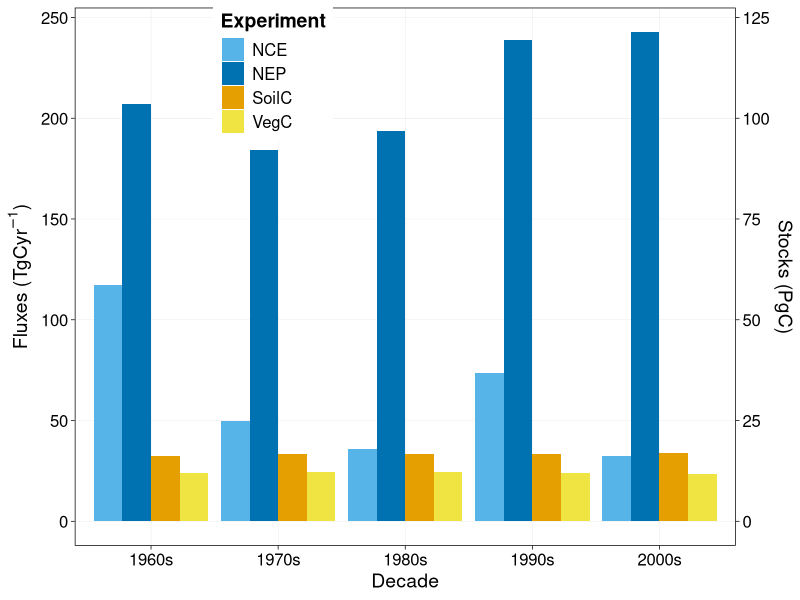
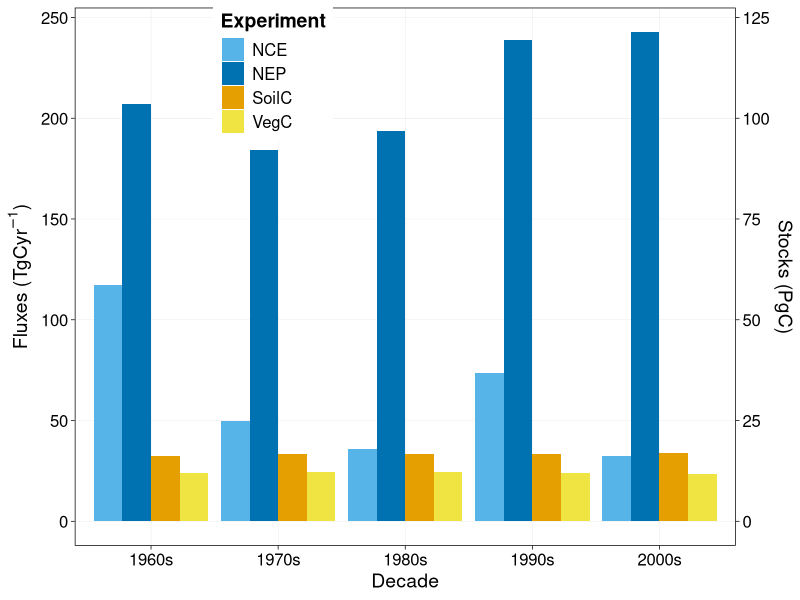

These figures' R source, in order:
### read in files
vegcDF <- read.csv("input/VEGC.csv")
nceDF <- read.csv("input/NCE.csv")
stDF <- read.csv("input/STOCKS.csv")
nepDF <- read.csv("input/NEP.csv")


### plotting settings
# two nice color palette for color blind
# The palette with grey:
cbPalette <- c("#999999", "#E69F00", "#56B4E9",
               "#009E73", "#F0E442", "#0072B2", "#D55E00", "#CC79A7")

# The palette with black:
cbbPalette <- c("#000000", "#E69F00", "#56B4E9", 
                "#009E73", "#F0E442", "#0072B2", "#D55E00", "#CC79A7")

require(ggplot2)
require(gridExtra)

# create decadal time series
d <- c("1960s", "1970s", "1980s", "1990s", "2000s")
dDF1 <- data.frame(d, NA, NA)
colnames(dDF1) <- c("Decade", "NCE", "Experiment")

dDF4 <- dDF3 <- dDF2 <- dDF1


dDF1[dDF1$Decade == "1960s", "NCE"] <- mean(nceDF[nceDF$year >=1961 & nceDF$year <= 1970, "LCLUC_2011"])
dDF1[dDF1$Decade == "1970s", "NCE"] <- mean(nceDF[nceDF$year >=1971 & nceDF$year <= 1980, "LCLUC_2011"])
dDF1[dDF1$Decade == "1980s", "NCE"] <- mean(nceDF[nceDF$year >=1981 & nceDF$year <= 1990, "LCLUC_2011"])
dDF1[dDF1$Decade == "1990s", "NCE"] <- mean(nceDF[nceDF$year >=1991 & nceDF$year <= 2000, "LCLUC_2011"])
dDF1[dDF1$Decade == "2000s", "NCE"] <- mean(nceDF[nceDF$year >=2001 & nceDF$year <= 2010, "LCLUC_2011"])

dDF1$Experiment <- "LULCC"

dDF2[dDF2$Decade == "1960s", "NCE"] <- mean(nceDF[nceDF$year >=1961 & nceDF$year <= 1970, "LCLUC_NOTIMBER"])
dDF2[dDF2$Decade == "1970s", "NCE"] <- mean(nceDF[nceDF$year >=1971 & nceDF$year <= 1980, "LCLUC_NOTIMBER"])
dDF2[dDF2$Decade == "1980s", "NCE"] <- mean(nceDF[nceDF$year >=1981 & nceDF$year <= 1990, "LCLUC_NOTIMBER"])
dDF2[dDF2$Decade == "1990s", "NCE"] <- mean(nceDF[nceDF$year >=1991 & nceDF$year <= 2000, "LCLUC_NOTIMBER"])
dDF2[dDF2$Decade == "2000s", "NCE"] <- mean(nceDF[nceDF$year >=2001 & nceDF$year <= 2010, "LCLUC_NOTIMBER"])

dDF2$Experiment <- "NOTIMBER"


dDF3[dDF3$Decade == "1960s", "NCE"] <- mean(nceDF[nceDF$year >=1961 & nceDF$year <= 1970, "LCLUC_CONST"])
dDF3[dDF3$Decade == "1970s", "NCE"] <- mean(nceDF[nceDF$year >=1971 & nceDF$year <= 1980, "LCLUC_CONST"])
dDF3[dDF3$Decade == "1980s", "NCE"] <- mean(nceDF[nceDF$year >=1981 & nceDF$year <= 1990, "LCLUC_CONST"])
dDF3[dDF3$Decade == "1990s", "NCE"] <- mean(nceDF[nceDF$year >=1991 & nceDF$year <= 2000, "LCLUC_CONST"])
dDF3[dDF3$Decade == "2000s", "NCE"] <- mean(nceDF[nceDF$year >=2001 & nceDF$year <= 2010, "LCLUC_CONST"])

dDF3$Experiment <- "LULCC_CONST"


dDF4[dDF4$Decade == "1960s", "NCE"] <- mean(nceDF[nceDF$year >=1961 & nceDF$year <= 1970, "LC2011"])
dDF4[dDF4$Decade == "1970s", "NCE"] <- mean(nceDF[nceDF$year >=1971 & nceDF$year <= 1980, "LC2011"])
dDF4[dDF4$Decade == "1980s", "NCE"] <- mean(nceDF[nceDF$year >=1981 & nceDF$year <= 1990, "LC2011"])
dDF4[dDF4$Decade == "1990s", "NCE"] <- mean(nceDF[nceDF$year >=1991 & nceDF$year <= 2000, "LC2011"])
dDF4[dDF4$Decade == "2000s", "NCE"] <- mean(nceDF[nceDF$year >=2001 & nceDF$year <= 2010, "LC2011"])

dDF4$Experiment <- "LC2011"

dDF <- rbind(dDF1, dDF2, dDF3, dDF4)
    
    
## Plot NCE
p1 <- ggplot(dDF) +
    geom_bar(aes(x=Decade, y=NCE, fill=Experiment),
    stat="identity", position=position_dodge()) +
    theme_linedraw() +
    theme(panel.grid.minor=element_blank(),
          axis.text=element_text(size=12),
          axis.title=element_text(size=14),
          legend.text=element_text(size=12),
          legend.title=element_text(size=14, face="bold"),
          legend.position=c(0.85,0.85),
          panel.grid.major=element_line(color="grey")) + 
    ylim(-100, 300) + 
    ylab(expression(paste("NCE (TgC", yr^-1, ")"))) + xlab("Decade") +
    scale_fill_manual(name="Experiment", values = c("LULCC" = cbPalette[2], "NOTIMBER" = cbPalette[3],
                                                   "LULCC_CONST" = cbPalette[4], "LC2011" = cbPalette[7]))



### vegC stuffs
colnames(dDF1) <- c("Decade", "Value", "Term")
dDF1$Term <- "NCE"
sDF <- vDF <- dDF1
vDF$Term <- "VegC"

vDF[vDF$Decade == "1960s", "Value"] <- mean(vegcDF[vegcDF$year >=1961 & vegcDF$year <= 1970, "LCLUC_2011"])/1000
vDF[vDF$Decade == "1970s", "Value"] <- mean(vegcDF[vegcDF$year >=1971 & vegcDF$year <= 1980, "LCLUC_2011"])/1000
vDF[vDF$Decade == "1980s", "Value"] <- mean(vegcDF[vegcDF$year >=1981 & vegcDF$year <= 1990, "LCLUC_2011"])/1000
vDF[vDF$Decade == "1990s", "Value"] <- mean(vegcDF[vegcDF$year >=1991 & vegcDF$year <= 2000, "LCLUC_2011"])/1000
vDF[vDF$Decade == "2000s", "Value"] <- mean(vegcDF[vegcDF$year >=2001 & vegcDF$year <= 2010, "LCLUC_2011"])/1000

sDF$Term <- "SoilC"

sDF[sDF$Decade == "1960s", "Value"] <- mean(stDF[stDF$year >=1961 & stDF$year <= 1970, "solc"])/1000
sDF[sDF$Decade == "1970s", "Value"] <- mean(stDF[stDF$year >=1971 & stDF$year <= 1980, "solc"])/1000
sDF[sDF$Decade == "1980s", "Value"] <- mean(stDF[stDF$year >=1981 & stDF$year <= 1990, "solc"])/1000
sDF[sDF$Decade == "1990s", "Value"] <- mean(stDF[stDF$year >=1991 & stDF$year <= 2000, "solc"])/1000
sDF[sDF$Decade == "2000s", "Value"] <- mean(stDF[stDF$year >=2001 & stDF$year <= 2010, "solc"])/1000

nDF <- sDF
nDF$Term <- "NEP"
nDF[nDF$Decade == "1960s", "Value"] <- mean(nepDF[nepDF$year >=1961 & nepDF$year <= 1970, "NEP_2011"])
nDF[nDF$Decade == "1970s", "Value"] <- mean(nepDF[nepDF$year >=1971 & nepDF$year <= 1980, "NEP_2011"])
nDF[nDF$Decade == "1980s", "Value"] <- mean(nepDF[nepDF$year >=1981 & nepDF$year <= 1990, "NEP_2011"])
nDF[nDF$Decade == "1990s", "Value"] <- mean(nepDF[nepDF$year >=1991 & nepDF$year <= 2000, "NEP_2011"])
nDF[nDF$Decade == "2000s", "Value"] <- mean(nepDF[nepDF$year >=2001 & nepDF$year <= 2010, "NEP_2011"])


plotDF <- rbind(dDF1,vDF, sDF, nDF)

## Plot NCE and vegc
p2 <- ggplot(plotDF) +
    geom_bar(aes(x=Decade, y=Value, fill=Term),
             stat="identity", position=position_dodge()) +
    theme_linedraw() +
    theme(panel.grid.minor=element_blank(),
          axis.text=element_text(size=12),
          axis.title=element_text(size=14),
          legend.text=element_text(size=12),
          legend.title=element_text(size=14, face="bold"),
          legend.position=c(0.3,0.88),
          panel.grid.major=element_line(color="grey")) + 
    ylab(expression(paste("Fluxes (TgC", yr^-1, ")"))) + xlab("Decade") +
    scale_fill_manual(name="Experiment", values = c("NCE" = cbPalette[3], "NEP" = cbPalette[6], 
                                                    "VegC" = cbPalette[5],
                                                    "SoilC" = cbPalette[2]))

p2 <- p2 + scale_y_continuous(sec.axis = sec_axis(trans = ~ . / 2, 
                                                  name = "Stocks (PgC)"))
plot(p2)

#### pdf output
pdf("Figure1.pdf")
plot(p2)
dev.off()
 